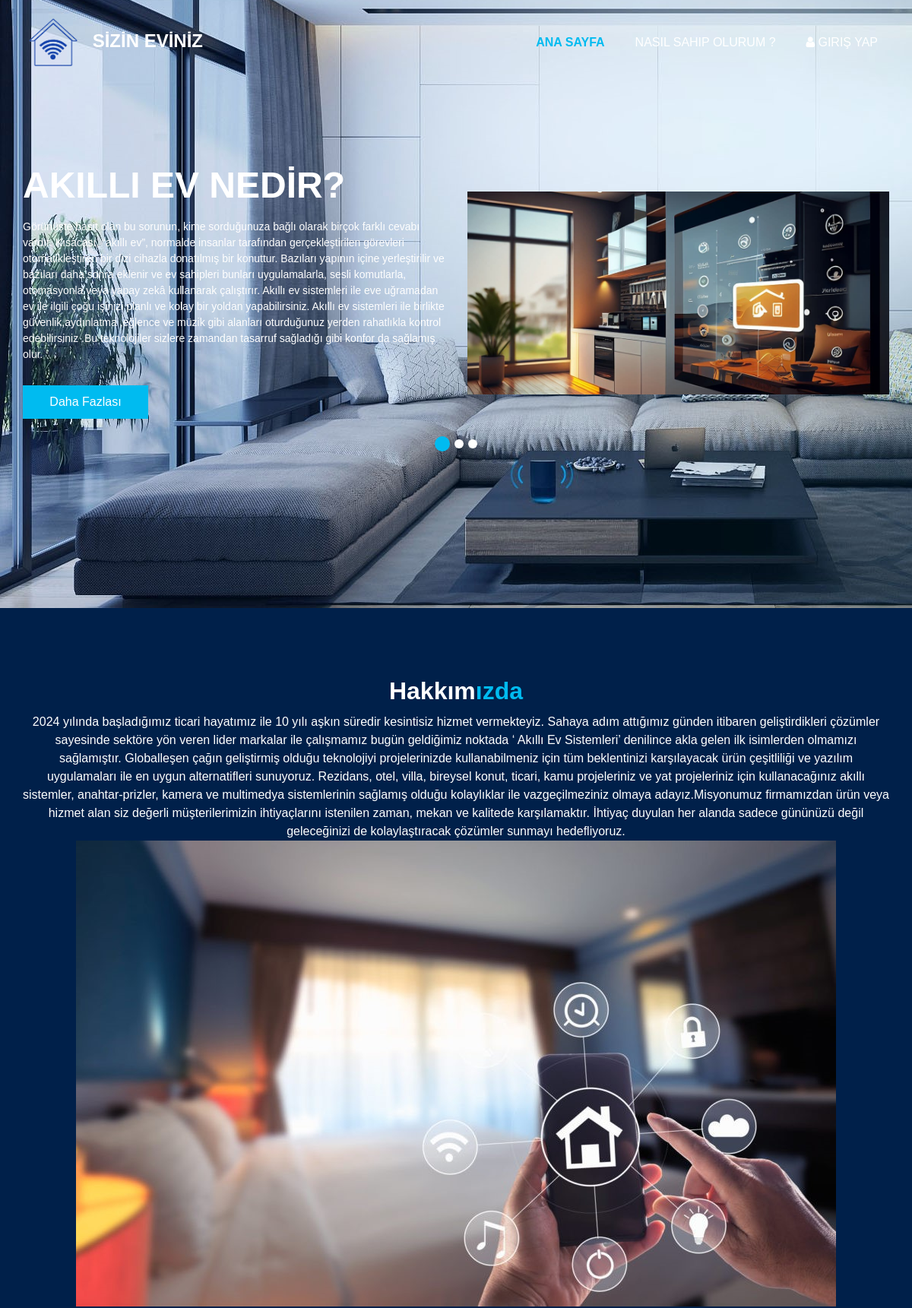
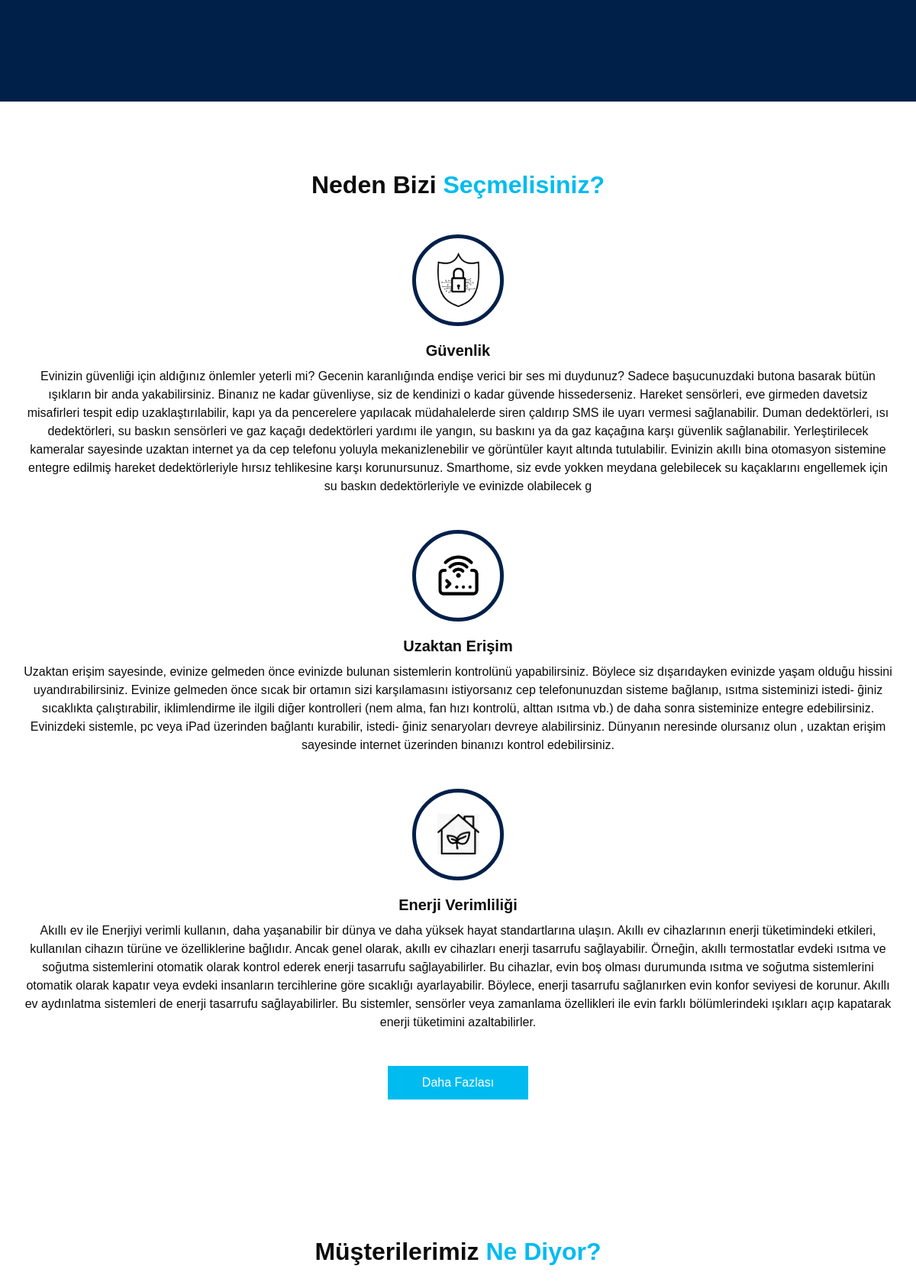
The page / (upper part) on the database its author committed (2 pictures, top to bottom).
### tables this page shows
CREATE TABLE `anasayfa` (
  `ıd` int(11) NOT NULL,
  `ustbaslik` varchar(1000) NOT NULL,
  `aciklama` varchar(1000) NOT NULL,
  `linkmetın` varchar(1000) NOT NULL,
  `link` varchar(1000) NOT NULL,
  `hakkimizda` varchar(2000) NOT NULL,
  `altbaslik` varchar(1000) NOT NULL,
  `guven` varchar(1000) NOT NULL,
  `uzer` varchar(1000) NOT NULL,
  `enver` varchar(1000) NOT NULL,
  `altlink` varchar(1000) NOT NULL,
  `yorum` varchar(2000) NOT NULL
);

### index.php (the view, shortened to what this page needs)
<?php
include ("php/vt.php");
include("php/head.php");
$sorgu = $baglanti->prepare("SELECT * FROM anasayfa");
$sorgu->execute();
$sonuc=$sorgu->fetch();
?>
    <section class="slider_section ">
      <div id="customCarousel1" class="carousel slide" data-ride="carousel">
        <div class="carousel-inner">
          <div class="carousel-item active">
            <div class="container ">
              <div class="row">
                <div class="col-md-6 ">
                  <div class="detail-box">
                    <h1>
                      <?php echo $sonuc["ustbaslik"] ?>
                    </h1>
                    <p>
                    <?php echo $sonuc["aciklama"] ?>
                    </p>
                    <div class="btn-box">
                      <a href="nasıl.php" class="btn1">
                      <?php echo $sonuc["linkmetın"] ?>
                      </a>
                    </div>
                  </div>
                </div>
                <div class="col-md-6">
                  <div class="img-box">
                    <img src="images/Slader.jpg" alt="">
                  </div>
                </div>
              </div>
            </div>
          </div>
        </div>
        <ol class="carousel-indicators">
          <li data-target="#customCarousel1" data-slide-to="0" class="active"></li>
          <li data-target="#customCarousel1" data-slide-to="1"></li>
          <li data-target="#customCarousel1" data-slide-to="2"></li>
        </ol>
      </div>
    </section>
  </div>
  <section class="about_section layout_padding">
    <div class="container  ">
      <div class="heading_container heading_center">
        <h2>
          Hakkım<span>ızda</span>
        </h2>
        <p>
        <?php echo $sonuc["hakkimizda"] ?>
        </p>
        <img src="images/about-img.jpg" alt="">
      </div>
    </div>
  </section>
  <section class="why_section layout_padding">
    <div class="container">
      <div class="heading_container heading_center">
        <h2>
          Neden Bizi  <span>Seçmelisiniz?</span>
        </h2>
      </div>
      <div class="why_container">
        <div class="box">
          <div class="img-box">
            <img src="images/w1.png" alt="">
          </div>
          <div class="detail-box">
            <h5>
              Güvenlik
            </h5>
            <p>
            <?php echo $sonuc["guven"] ?>
            </p>
          </div>
        </div>
        <div class="box">
          <div class="img-box">
            <img src="images/w2.png" alt="">
          </div>
          <div class="detail-box">
            <h5>
              Uzaktan Erişim
            </h5>
            <p>
            <?php echo $sonuc["uzer"] ?>
            </p>
          </div>
        </div>
        <div class="box">
          <div class="img-box">
            <img src="images/w3.png" alt="">
          </div>
          <div class="detail-box">
            <h5>
              Enerji Verimliliği
            </h5>
            <p>
            <?php echo $sonuc["enver"] ?>
            </p>
        </div>
      </div>
      <div class="btn-box">
        <a href="<?php echo $sonuc["link"] ?>  ">
        <?php echo $sonuc["linkmetın"] ?>
        </a>
      </div>
    </div>
  </section>
  <section class="client_section layout_padding">
    <div class="container">
      <div class="heading_container heading_center psudo_white_primary mb_45">
        <h2>
          Müşterilerimiz <span>Ne Diyor?</span>
        </h2>
      </div>
    </div>
  </section>
<?php
include("php/footer.php")
?>

### css/style.css (style rules this page uses)
body { font-family: Arial, Helvetica, sans-serif; color: #0c0c0c; background-color: #ffffff; overflow-x: hidden; }
.layout_padding { padding: 90px 0; }
.heading_container { display: -webkit-box; display: -ms-flexbox; display: flex; -webkit-box-orient: vertical; -webkit-box-direction: normal; -ms-flex-direction: column; flex-direction: column; -webkit-box-align: start; -ms-flex-align: start; align-items: flex-start; }
.heading_container h2 { position: relative; font-weight: bold; margin-bottom: 0; }
.heading_container h2 span { color: #00bbf0; }
.heading_container p { margin-top: 10px; margin-bottom: 0; }
.heading_container.heading_center { -webkit-box-align: center; -ms-flex-align: center; align-items: center; text-align: center; }
a, a:hover, a:focus { text-decoration: none; }
.slider_section { -webkit-box-flex: 1; -ms-flex: 1; flex: 1; display: -webkit-box; display: -ms-flexbox; display: flex; -webkit-box-align: center; -ms-flex-align: center; align-items: center; position: relative; padding: 45px 0 145px 0; }
.slider_section .row { -webkit-box-align: center; -ms-flex-align: center; align-items: center; }
.slider_section #customCarousel1 { width: 100%; position: unset; }
.slider_section .detail-box { color: #00204a; }
.slider_section .detail-box h1 { font-size: 3rem; font-weight: bold; text-transform: uppercase; margin-bottom: 15px; color: #ffffff; }
.slider_section .detail-box p { color: #fefefe; font-size: 14px; }
.slider_section .detail-box .btn-box { display: -webkit-box; display: -ms-flexbox; display: flex; margin: 0 -5px; margin-top: 25px; }
.slider_section .detail-box .btn-box a { margin: 5px; text-align: center; width: 165px; }
.slider_section .detail-box .btn-box .btn1 { display: inline-block; padding: 10px 15px; background-color: #00bbf0; color: #ffffff; border-radius: 0; -webkit-transition: all 0.3s; transition: all 0.3s; border: none; }
.slider_section .img-box { margin: 45px 0; }
.slider_section .img-box img { width: 100%; -webkit-animation: upDown 5s infinite; animation: upDown 5s infinite; }
.slider_section .carousel-indicators { position: unset; margin: 0; -webkit-box-pack: center; -ms-flex-pack: center; justify-content: center; -webkit-box-align: center; -ms-flex-align: center; align-items: center; }
.slider_section .carousel-indicators li { background-color: #ffffff; width: 12px; height: 12px; border-radius: 100%; opacity: 1; }
.slider_section .carousel-indicators li.active { width: 20px; height: 20px; background-color: #00bbf0; }
.about_section { background-color: #00204a; color: #ffffff; }
.about_section .heading_container { margin-bottom: 45px; }
.why_section .box { margin-top: 45px; display: -webkit-box; display: -ms-flexbox; display: flex; -webkit-box-orient: vertical; -webkit-box-direction: normal; -ms-flex-direction: column; flex-direction: column; -webkit-box-align: center; -ms-flex-align: center; align-items: center; text-align: center; }
.why_section .box .img-box { margin-bottom: 20px; width: 120px; height: 120px; min-width: 120px; min-height: 120px; border-radius: 100%; border: 5px solid #00204a; display: -webkit-box; display: -ms-flexbox; display: flex; -webkit-box-pack: center; -ms-flex-pack: center; justify-content: center; -webkit-box-align: center; -ms-flex-align: center; align-items: center; }
.why_section .box .img-box img { width: 55px; height: auto; fill: #00204a; }
.why_section .box h5 { font-weight: bold; margin-bottom: 10px; }
.why_section .box p { margin-bottom: 0; }
.why_section .btn-box { display: -webkit-box; display: -ms-flexbox; display: flex; -webkit-box-pack: center; -ms-flex-pack: center; justify-content: center; margin-top: 45px; }
.why_section .btn-box a { display: inline-block; padding: 10px 45px; background-color: #00bbf0; color: #ffffff; border-radius: 0; -webkit-transition: all 0.3s; transition: all 0.3s; border: none; }
.client_section .heading_container { margin-bottom: 30px; }

### css/responsive.css (style rules this page uses)
@media (min-width: 1200px) { .container { max-width: 1170px; } }

### rows shown on the page
anasayfa: ustbaslik "AKILLI EV NEDİR?", aciklama "Görünüşte basit olan bu sorunun, kime sorduğunuza bağlı olarak birçok farklı cevabı vardır. Kısacası, “akıllı ev”, normalde insanlar tarafından gerçekleştirilen görevleri otomatikleştiren bir dizi cihazla donatılmış bir konuttur. Bazıları yapının içine yerleştirilir ve bazıları daha sonra eklenir ve ev sahipleri bunları uygulamalarla, sesli komutlarla, otomasyonla veya yapay zekâ kullanarak çalıştırır. Akıllı ev sistemleri ile eve uğramadan ev ile ilgili çoğu işinizi planlı ve kolay bir yoldan yapabilirsiniz. Akıllı ev sistemleri ile birlikte güvenlik,aydınlatma ,eğlence ve müzik gibi alanları oturduğunuz yerden rahatlıkla kontrol edebilirsiniz .Bu teknolojiler sizlere zamandan tasarruf…", linkmetın "Daha Fazlası", hakkimizda "2024 yılında başladığımız ticari hayatımız ile 10 yılı aşkın süredir kesintisiz hizmet vermekteyiz. Sahaya adım attığımız günden itibaren geliştirdikleri çözümler sayesinde sektöre yön veren lider markalar ile çalışmamız bugün geldiğimiz noktada ‘ Akıllı Ev Sistemleri’ denilince akla gelen ilk isimlerden olmamızı sağlamıştır. Globalleşen çağın geliştirmiş olduğu teknolojiyi projelerinizde kullanabilmeniz için tüm beklentinizi karşılayacak ürün çeşitliliği ve yazılım uygulamaları ile en uygun alternatifleri sunuyoruz. Rezidans, otel, villa, bireysel konut, ticari, kamu projeleriniz ve yat projeleriniz için kullanacağınız akıllı sistemler, anahtar-prizler, kamera ve multimedya sistemlerinin…", guven "Evinizin güvenliği için aldığınız önlemler yeterli mi? Gecenin karanlığında endişe verici bir ses mi duydunuz? Sadece başucunuzdaki butona basarak bütün ışıkların bir anda yakabilirsiniz. Binanız ne kadar güvenliyse, siz de kendinizi o kadar güvende hissederseniz. Hareket sensörleri, eve girmeden davetsiz misafirleri tespit edip uzaklaştırılabilir, kapı ya da pencerelere yapılacak müdahalelerde siren çaldırıp SMS ile uyarı vermesi sağlanabilir. Duman dedektörleri, ısı dedektörleri, su baskın sensörleri ve gaz kaçağı dedektörleri yardımı ile yangın, su baskını ya da gaz kaçağına karşı güvenlik sağlanabilir. Yerleştirilecek kameralar sayesinde uzaktan internet ya da cep telefonu yoluyla…", uzer "Uzaktan erişim sayesinde, evinize gelmeden önce evinizde bulunan sistemlerin kontrolünü yapabilirsiniz. Böylece siz dışarıdayken evinizde yaşam olduğu hissini uyandırabilirsiniz. Evinize gelmeden önce sıcak bir ortamın sizi karşılamasını istiyorsanız cep telefonunuzdan sisteme bağlanıp, ısıtma sisteminizi istedi- ğiniz sıcaklıkta çalıştırabilir, iklimlendirme ile ilgili diğer kontrolleri (nem alma, fan hızı kontrolü, alttan ısıtma vb.) de daha sonra sisteminize entegre edebilirsiniz. Evinizdeki sistemle, pc veya iPad üzerinden bağlantı kurabilir, istedi- ğiniz senaryoları devreye alabilirsiniz. Dünyanın neresinde olursanız olun , uzaktan erişim sayesinde internet üzerinden binanızı kontrol…", enver "Akıllı ev ile Enerjiyi verimli kullanın, daha yaşanabilir bir dünya ve daha yüksek hayat standartlarına ulaşın. Akıllı ev cihazlarının enerji tüketimindeki etkileri, kullanılan cihazın türüne ve özelliklerine bağlıdır. Ancak genel olarak, akıllı ev cihazları enerji tasarrufu sağlayabilir. Örneğin, akıllı termostatlar evdeki ısıtma ve soğutma sistemlerini otomatik olarak kontrol ederek enerji tasarrufu sağlayabilirler. Bu cihazlar, evin boş olması durumunda ısıtma ve soğutma sistemlerini otomatik olarak kapatır veya evdeki insanların tercihlerine göre sıcaklığı ayarlayabilir. Böylece, enerji tasarrufu sağlanırken evin konfor seviyesi de korunur. Akıllı ev aydınlatma sistemleri de enerji…"
